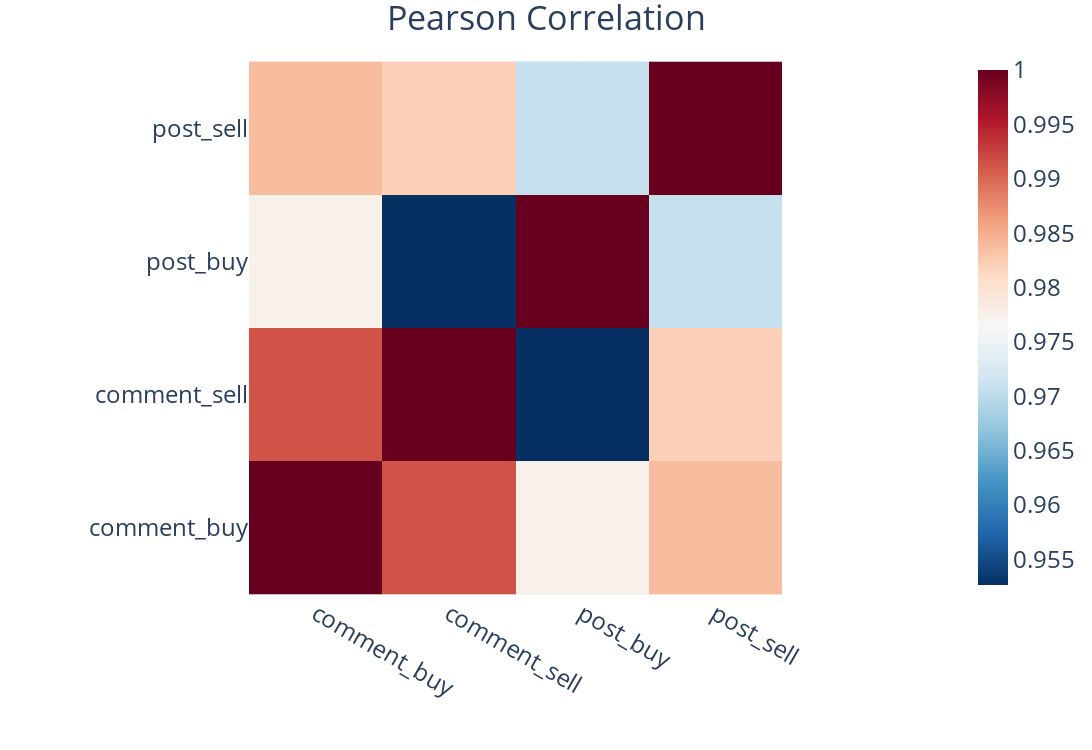

Source (notebook cell):
### Markdown cell above
## Correlation Heatmap

### Code cell
resample_period='w'
sent=bc
sent2=bs
sent=sent.resample(resample_period).sum().head(-1)
sent2=sent2.resample(resample_period).sum().head(-1)
sent3=btc_raw[['close']].resample(resample_period).mean().head(-1).rename(columns={'close':'Bitcoin Price'})
a=sent[['buy','sell']].rename(columns={'buy':'comment_buy','sell':'comment_sell'})
b=sent2[['buy','sell']].rename(columns={'buy':'post_buy','sell':'post_sell'})
c=pd.concat([a,b],axis=1).dropna().head(-1).corr(method='pearson')

# Load xarray from dataset included in the xarray tutorial
#airtemps = xr.tutorial.open_dataset('air_temperature').air.sel(lon=250.0)
fig = px.imshow(c, color_continuous_scale='RdBu_r', origin='lower')
# Add figure title
fig.update_layout(
    title_text=f"Pearson Correlation"
)
# Set x-axis title


fig.update_layout(
    #title="Top 3 Subreddit Post Trend - Weekly",
    title_x = 0.5,
    xaxis_title="",
    #yaxis_title="Number of Posts",
    width=1500, height=750,
    font=dict(
        #family="Courier New, monospace",
        size=24,
        #color="RebeccaPurple"
    )
)
fig.show()

### Figure 1 — Plotly figure (JSON) as saved in the notebook; plotly's stock layout.template omitted (floating-point values rounded to 4 significant figures)
{"data": [{"coloraxis": "coloraxis", "hovertemplate": "x: %{x}<br>y: %{y}<br>color: %{z}<extra></extra>", "name": "0", "type": "heatmap", "x": ["comment_buy", "comment_sell", "post_buy", "post_sell"], "xaxis": "x", "y": ["comment_buy", "comment_sell", "post_buy", "post_sell"], "yaxis": "y", "z": [[1, 0.9914, 0.9775, 0.9838], [0.9914, 1, 0.9527, 0.9821], [0.9775, 0.9527, 1, 0.9709], [0.9838, 0.9821, 0.9709, 1]]}], "layout": {"coloraxis": {"colorscale": [[0, "rgb(5,48,97)"], [0.1, "rgb(33,102,172)"], [0.2, "rgb(67,147,195)"], [0.3, "rgb(146,197,222)"], [0.4, "rgb(209,229,240)"], [0.5, "rgb(247,247,247)"], [0.6, "rgb(253,219,199)"], [0.7, "rgb(244,165,130)"], [0.8, "rgb(214,96,77)"], [0.9, "rgb(178,24,43)"], [1, "rgb(103,0,31)"]]}, "font": {"size": 24}, "height": 750, "margin": {"t": 60}, "title": {"text": "Pearson Correlation", "x": 0.5}, "width": 1500, "xaxis": {"anchor": "y", "constrain": "domain", "domain": [0, 1], "scaleanchor": "y", "title": {"text": ""}}, "yaxis": {"anchor": "x", "autorange": true, "constrain": "domain", "domain": [0, 1]}}}
